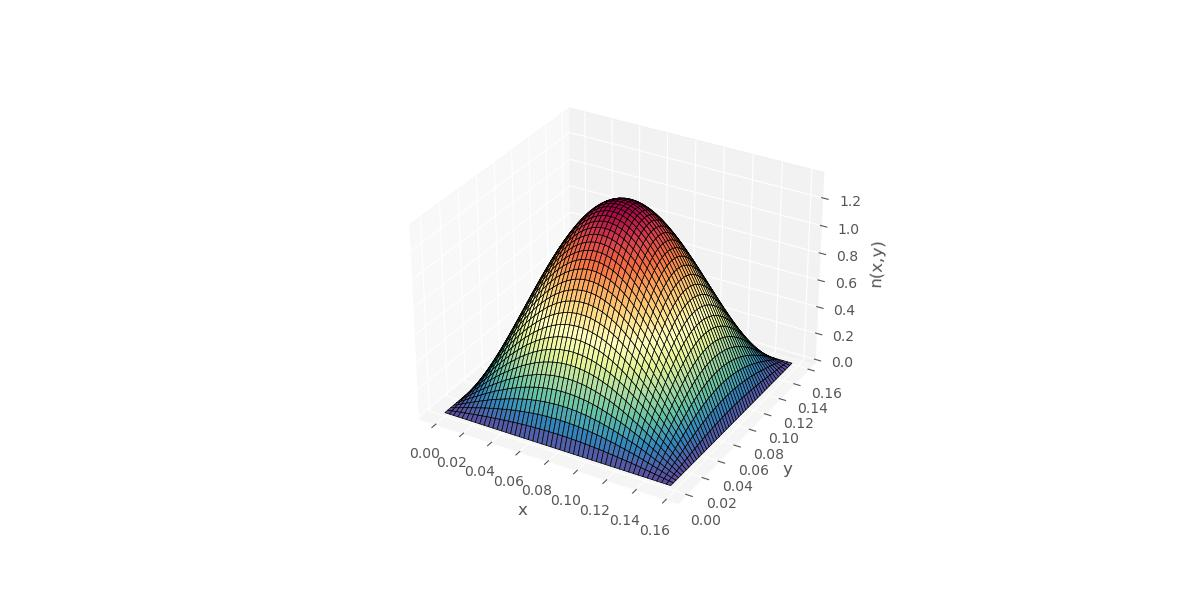

Write Python code to recreate this figure.
# Data manipulation
import pandas as pd
import numpy as np
import scipy as sp
from scipy import integrate

# Data viz
import matplotlib.pyplot as plt
from matplotlib import rcParams
import seaborn as sns
from matplotlib import cm

# Apply some styling
plt.style.use("ggplot")
rcParams['figure.figsize'] = (12, 6)


###############################################################################################################################

par1=[] #Inizialize empty list

#Opens the file containing parameters
f = open("parametersUPu.txt", "r") 
for line in f:
        index = line.split()[-1]  #Goes into new line after getting the value of the index
        param1 = float(index)  #Set the value of the parameter a float
        par1 = np.append(par1,param1) #For every iteration write the new variable
lambda_t, lambda_f, v, tau, nu  = par1  #List of paramerters name
f.close()

#calculating eta and nu
eta=v*(nu-1)/lambda_f
mu=lambda_t*v/3

print("The critical lenght is ", np.pi*np.sqrt(2*mu/eta), "m" )
print(" ")
L = np.pi*np.sqrt(2*mu/eta)+0.001  #Above the critical lenght  L_supercritical

def f_2D(X,Y):  #Initial conditions for 2D
    f_ic = (16*X*Y/(L**2))*(1-(X/L))*(1-(Y/L))
    return f_ic

integrand = lambda X,Y:(4/(L**2))*f_2D(X,Y)*np.sin(p*np.pi*X/L)*np.sin(q*np.pi*Y/L) 
#Function f(x) we want to integrate

a_pqValue=[] #Only the values of the coefficients
a_pqError=[] #Only the errors of the coefficients

a_qValue=[] #Only the values of the coefficients at fixed q
a_qError=[] #Only the errors of the coefficients at fixed q

threshold = 1E-6

#Need to compute a_pq coefficients above the threshold


coeff = open("coefficients2d", "w+") 
#Write the coefficients in a file

print("The coefficients of a_pq are:")
#Coefficients a_pq where p and q are int number pq starts from 1 with step 2 (p=p+2) because integral is 0 when pq is even

for p in range(1, 45, 2):
    
    for q in range(1, 45, 2):
        value, error = integrate.dblquad(integrand, 0, L, 0, L) #Compute the integral if it is bigger than the threshold
        a_qValue.append(value)
        a_qError.append(error)
        print("a_{},{}".format(p,q), "=", value,"+-", error)
        coeff.write("a_{},{} = {} +- {} \
                               \n".format(p, q, value, error)) 
    
        a_pqValue.append(a_qValue) 
        a_pqError.append(a_qError) 
    
        if np.abs(value) < threshold:
            break
        
            if len(a_qValue) == 0: break
        
        else: 
            a_qValue = [] 
            a_qError = []
        
coeff.close()

t=1E-7  #Time is fixed at
def n(x, y): #Define the neutron density
    n = 0
    for i in range(len(a_pqValue)):
        P = 2 * i + 1
        for j in range(len(a_pqValue[i])):
            Q = 2 * j + 1
            n += a_pqValue[i][j] * np.exp(eta*t -mu*np.pi**2*((P**2)/(L**2)+ (Q**2)/(L**2))*t) * np.sin(P*np.pi*x/L)* np.sin(Q*np.pi*y/L)
    return n
#Plotting the results

X_arr=np.linspace(0, L, 1000)
#Range on x 
Y_arr=np.linspace(0, L, 1000)
#Range on y
X, Y = np.meshgrid(X_arr, Y_arr)
fig = plt.figure()

ax = plt.axes(projection='3d')
ax.plot_surface(X, Y, n(X, Y), cmap =cm.Spectral_r,\
                edgecolor ='black', color = "white")

ax.set_xlabel('x')
ax.set_ylabel('y')
ax.set_zlabel('n(x,y)')

#plt.savefig('2dCartesian.jpeg', facecolor=fig.get_facecolor(), transparent=True)  
plt.show()